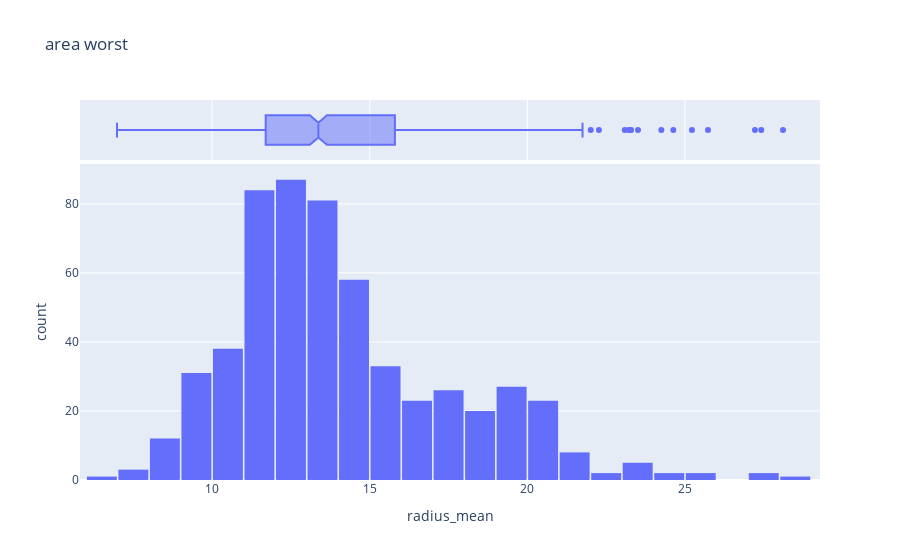

The notebook cell saved with this chart:
### Code cell
fig = px.histogram(breast_df,
                   x = 'radius_mean',
marginal = 'box', 
                   title = 'area worst')
fig.update_layout(bargap = 0.05)
fig.show()

### Figure 1 — Plotly figure (JSON) as saved in the notebook; plotly's stock layout.template omitted (floating-point values rounded to 4 significant figures; data arrays with more than 128 entries replaced by an {"elided": "..."} marker saying what was removed)
{"data": [{"alignmentgroup": "True", "bingroup": "x", "hovertemplate": "radius_mean=%{x}<br>count=%{y}<extra></extra>", "legendgroup": "", "marker": {"color": "#636efa", "pattern": {"shape": ""}}, "name": "", "offsetgroup": "", "orientation": "v", "showlegend": false, "type": "histogram", "x": {"elided": "569 float values"}, "xaxis": "x", "yaxis": "y"}, {"alignmentgroup": "True", "hovertemplate": "radius_mean=%{x}<extra></extra>", "legendgroup": "", "marker": {"color": "#636efa"}, "name": "", "notched": true, "offsetgroup": "", "showlegend": false, "type": "box", "x": {"elided": "569 float values"}, "xaxis": "x2", "yaxis": "y2"}], "layout": {"autosize": true, "bargap": 0.05, "barmode": "relative", "legend": {"tracegroupgap": 0}, "title": {"text": "area worst"}, "xaxis": {"anchor": "y", "autorange": true, "domain": [0, 1], "range": [5.807, 29.28], "title": {"text": "radius_mean"}, "type": "linear"}, "xaxis2": {"anchor": "y2", "autorange": true, "domain": [0, 1], "matches": "x", "range": [5.807, 29.28], "showgrid": true, "showticklabels": false, "type": "linear"}, "yaxis": {"anchor": "x", "autorange": true, "domain": [0, 0.8316], "range": [0, 91.58], "title": {"text": "count"}}, "yaxis2": {"anchor": "x2", "autorange": true, "domain": [0.8416, 1], "matches": "y2", "range": [-0.5, 0.5], "showgrid": false, "showline": false, "showticklabels": false, "ticks": "", "type": "category"}}}
